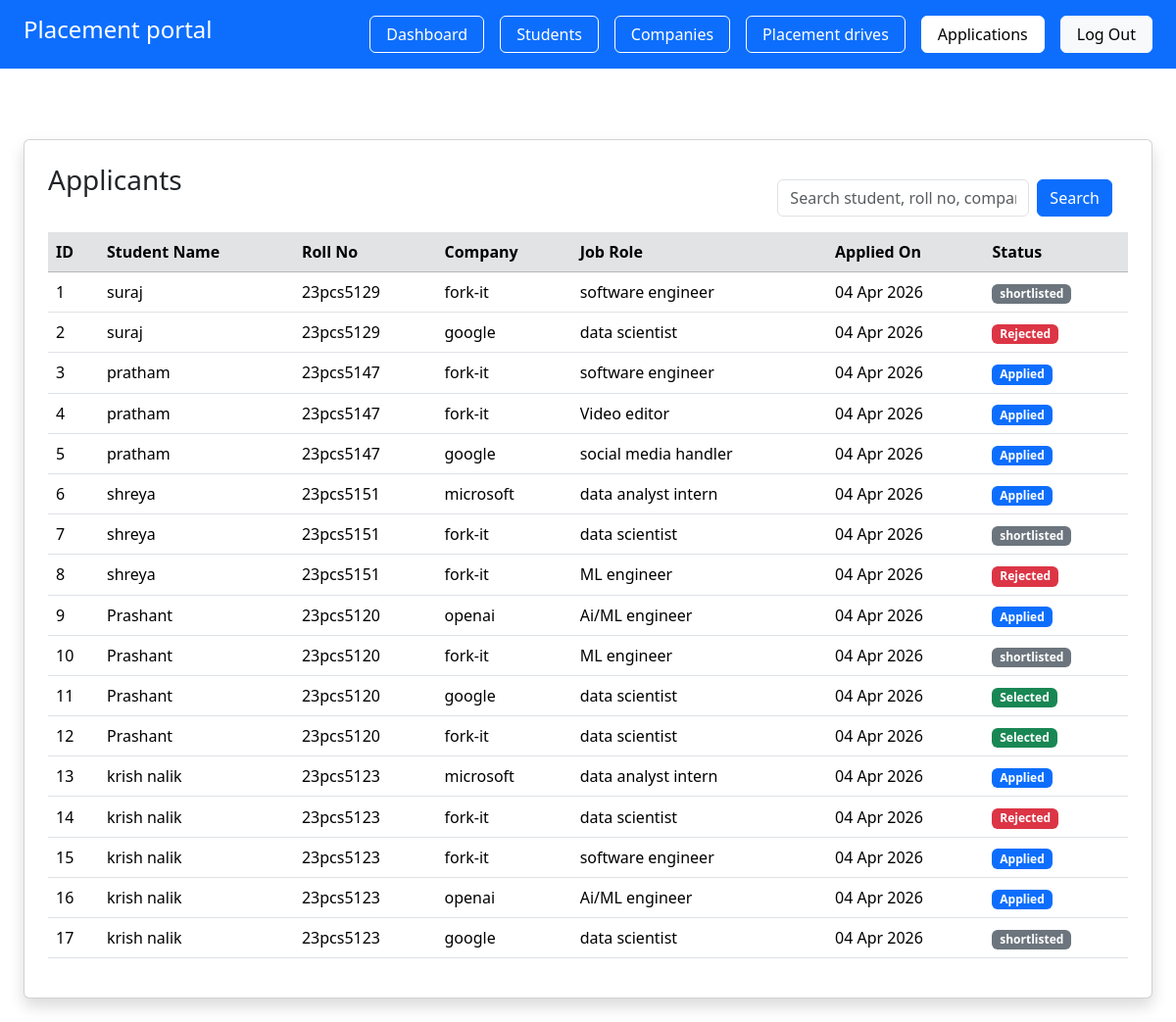
Page /admin/applicants (signed in) on the earlier database version.
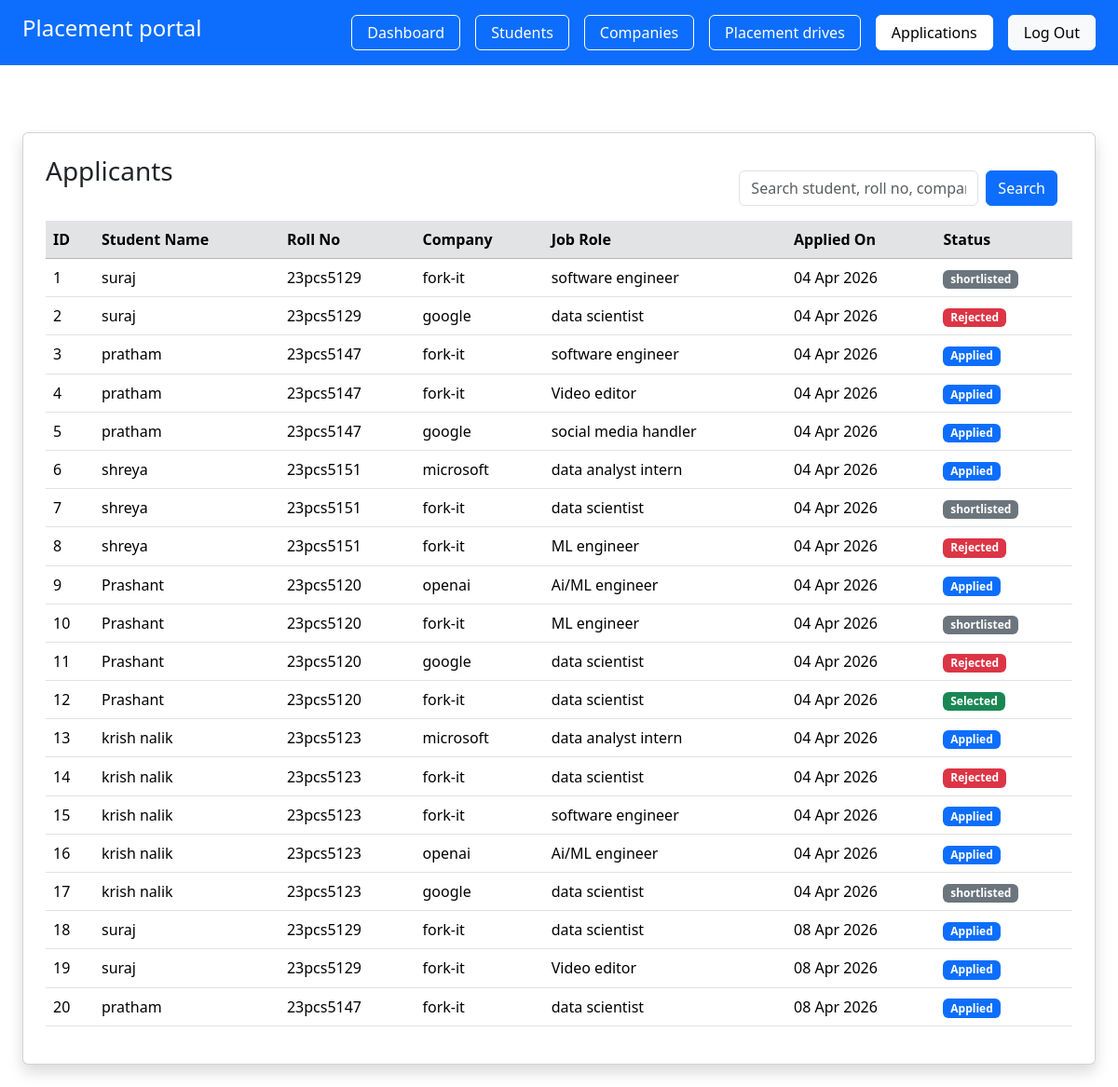
Same page on the later database version.
### app/models.py (models this page shows, shortened)
class Application(db.Model):
     __tablename__ = "applications"
     id = db.Column(db.Integer, primary_key=True)
     student_id = db.Column(db.Integer, db.ForeignKey("students.id"), nullable=False)
     drive_id =db.Column(db.Integer, db.ForeignKey("placement_drives.id"), nullable=False)
     applied_on =db.Column(db.DateTime, default=datetime.utcnow)
     status = db.Column(db.String(20), default="applied")
     student = db.relationship("Student", backref="applications")
     drive= db.relationship("PlacementDrive", backref="applications")
     __table_args__ = (
          db.UniqueConstraint("student_id","drive_id", name="unique_application"),
     )

class Student(db.Model):
     __tablename__ = "students"
     id = db.Column(db.Integer, primary_key=True )
     user_id = db.Column(db.Integer, db.ForeignKey("users.id"), nullable=False)
     name = db.Column(db.String(100), nullable=False)
     roll_no = db.Column(db.String(50), unique=True, nullable=False)
     branch= db.Column(db.String(50))
     cgpa=db.Column(db.Float)
     phone = db.Column(db.String(15))
     resume = db.Column(db.String(200))
     is_blacklisted = db.Column(db.Boolean, default=False)
     user = db.relationship("User", backref=db.backref("student", uselist=False), uselist=False )

class Company(db.Model):
     __tablename__ = "companies"
     id = db.Column(db.Integer, primary_key=True)
     user_id = db.Column(db.Integer, db.ForeignKey("users.id"), nullable=False)
     company_name = db.Column(db.String(150), nullable=False)
     hr_name = db.Column(db.String(100))
     website = db.Column(db.String(150))
     approval_status = db.Column(db.String(20), default="pending")
     is_blacklisted = db.Column(db.Boolean, default=False)
     user = db.relationship("User", backref=db.backref("company", uselist=False),uselist=False)

class PlacementDrive(db.Model):
     __tablename__ = "placement_drives"
     id = db.Column(db.Integer, primary_key=True)
     company_id = db.Column(db.Integer, db.ForeignKey("companies.id"), nullable=False)
     job_title = db.Column(db.String(150), nullable=False )
     description = db.Column(db.Text)
     eligibility= db.Column(db.String(200))
     deadline = db.Column(db.Date)
     status = db.Column(db.String(20) , default = 'pending')
     created_at  = db.Column(db.DateTime, default=datetime.utcnow)
     company= db.relationship('Company', backref='drives')

### app/admin/routes.py (the view)
@admin.route('/admin/applicants')
@login_required
def applicants():
     if current_user.role != 'admin':
        abort(403)
     search = request.args.get("search", "")
     if search:
        applicants = Application.query.join(Student).join(PlacementDrive).join(Company).filter(
            or_(
                Student.name.like(f"%{search}%"),
                Student.roll_no.like(f"%{search}%"),
                PlacementDrive.job_title.like(f"%{search}%"),
                Company.company_name.like(f"%{search}%")
            )
        ).all()
     else:
        applicants = Application.query.all()
     return render_template('admin/navigators/applications.html',applicants=applicants)

### app/__init__.py (called while the page is built)
@login_manager.user_loader
def load_user(user_id):
    from app.models import User
    return User.query.get(int(user_id))

### app/templates/admin/navigators/applications.html
{% extends "base.html" %}
{% block content %}
<div class="p-4  bg-opacity-25 " >
<div class="card shadow p-4 mt-5">
     <div class="d-flex justify-content-between">
          <h3 class="">Applicants</h3>
          <form method="GET" action="{{ url_for('admin.applicants') }}" class="d-flex p-3">
               <input type="text"name="search" class="form-control me-2" placeholder="Search student, roll no, company..." value="{{ request.args.get('search','') }}">
               <button class="btn btn-primary">Search</button>
          </form>
     </div>
<table class="table table-hover align-middle">
     <thead class="table-secondary">
          <tr>
               <th>ID</th>
               <th>Student Name</th>
               <th>Roll No</th>
               <th>Company</th>
               <th>Job Role</th>
               <th>Applied On</th>
               <th>Status</th>
          </tr>
     </thead>
<tbody>
{% for app in applicants %}
     <tr>
          <td>{{ app.id }}</td>
          <td>{{ app.student.name }}</td>
          <td>{{ app.student.roll_no }}</td>
          <td>{{ app.drive.company.company_name }}</td>
          <td>{{ app.drive.job_title }}</td>
          <td>{{ app.applied_on.strftime('%d %b %Y') }}</td>
          <td>
               {% if app.status == "applied" %}
                    <span class="badge bg-primary">Applied</span>
               {% elif app.status == "selected" %}
                    <span class="badge bg-success">Selected</span>
               {% elif app.status == "rejected" %}
                    <span class="badge bg-danger">Rejected</span>
               {% else %}
                    <span class="badge bg-secondary">{{ app.status }}</span>
               {% endif %}
          </td>
     </tr>
{% endfor %}
</tbody>
</table>
</div>
</div>
{% endblock %}

Differences in the rows shown:
changed Application id 11: status "Selected" → "Rejected"
added Application: id "18", student.name "suraj", student.roll_no "23pcs5129", drive.company.company_name "fork-it", drive.job_title "data scientist", applied_on "08 Apr 2026", status "Applied"
added Application: id "19", student.name "suraj", student.roll_no "23pcs5129", drive.company.company_name "fork-it", drive.job_title "Video editor", applied_on "08 Apr 2026", status "Applied"
added Application: id "20", student.name "pratham", student.roll_no "23pcs5147", drive.company.company_name "fork-it", drive.job_title "data scientist", applied_on "08 Apr 2026", status "Applied"
